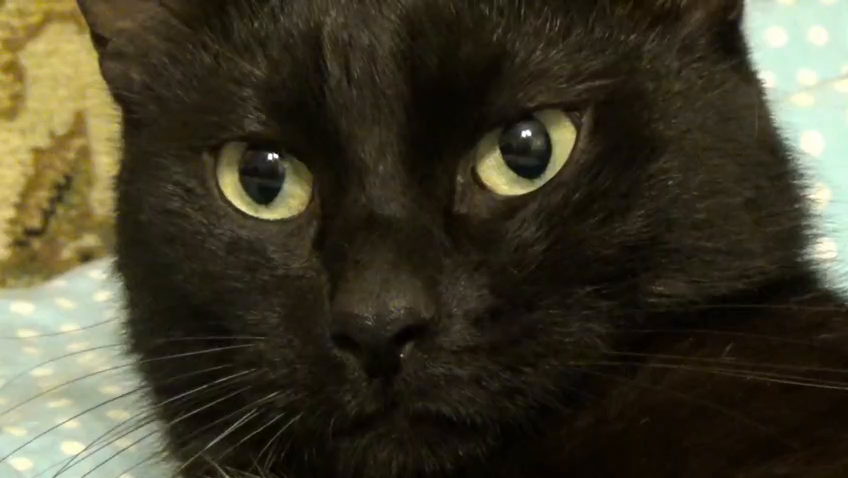
#> input picture frame 3 of Tema/video.mp4, 848 x 478 px
$ python cerinta_4.py
#> lines starting #> are read from the running program, lines starting #| are printed output that depends on the picture
import numpy as np
import cv2 as cv
import matplotlib.pyplot as plt
from scipy.fft import dctn, idctn


Q_jpeg = np.array([[16, 11, 10, 16, 24, 40, 51, 61],
          [12, 12, 14, 19, 26, 28, 60, 55],
          [14, 13, 16, 24, 40, 57, 69, 56],
          [14, 17, 22, 29, 51, 87, 80, 62],
          [18, 22, 37, 56, 68, 109, 103, 77],
          [24, 35, 55, 64, 81, 104, 113, 92],
          [49, 64, 78, 87, 103, 121, 120, 101],
          [72, 92, 95, 98, 112, 100, 103, 99]])


# [5 lines left out: function show_image, not called in this run]


conversion = np.array([
    [0.299, 0.587, 0.114],
    [-0.168736, -0.331264, 0.5],
    [0.5, -0.418688, -0.081312]
])
conversion_inv = np.linalg.inv(conversion)


# [14 lines left out: functions RGB2YCBCR, YCBCR2RGB, not called in this run]


def read_and_resize_video(video_path):
#> called with video_path = 'video.mp4'
    cap = cv.VideoCapture(video_path)
    frames = []

    while True:
        ret, frame = cap.read()
#> frame is the input picture: shape (478, 848, 3); mean B, G, R 42.8, 60.6, 64.9
        if not ret:
            break
        resized_frame = cv.resize(frame, (512, 512))
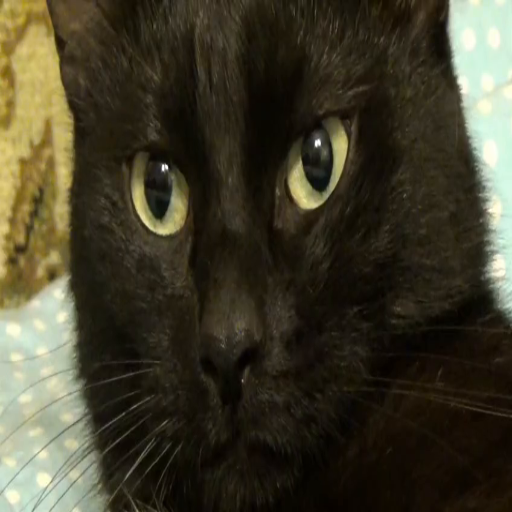
#> resized_frame: shape (512, 512, 3); mean B, G, R 42.7, 60.5, 64.8
        frame_rgb = cv.cvtColor(resized_frame, cv.COLOR_BGR2RGB)
        frames.append(frame_rgb)

    cap.release()
    print(f"Frames: {len(frames)}")
    return np.array(frames)


# [26 lines left out: functions RGB2YCBCR_video, YCBCR2RGB_video, RGB2YCBCR_vectorized, YCBCR2RGB_vectorized, not called in this run]


X = read_and_resize_video("video.mp4")


# [54 lines left out: function alpha_optimization, not called in this run]


converted = RGB2YCBCR_vectorized(X)
print("converted")
Y = converted[:, :, :, 0]
Cb = converted[:, :, :, 1]
Cr = converted[:, :, :, 2]

thr = float(input("MSE_threshold = "))

Q_down = 10

X_jpeg = X.copy()
X_jpeg = Q_down*np.round(X_jpeg/Q_down);

quant_cos = np.zeros((512, 512))
y_nnz_total = 0
y_jpeg_nnz_total = 0

# [114 lines left out: functions zigzag, inv_zig, rle, inv_rle, huffman, encoding and 1 more, not called in this run]


freqs = {}

alpha = alpha_optimization(X[0], thr)
Qa_jpeg = Q_jpeg * alpha

for frame in range(X.shape[0]):
    for i in range(0, 512, 8):
        for j in range(0, 512, 8):
            for channel in range(3):
                x = converted[frame, i:i+8, j:j+8, channel]
                y = dctn(x)
                y_jpeg = np.floor(y / Qa_jpeg)
                zig = zigzag(y_jpeg)
                pairs = rle(zig)
                for pair in pairs:
                    t_pair = (pair[0], pair[1])
                    freqs[t_pair] = freqs.get(t_pair, 0) + 1

                x_jpeg = idctn(Qa_jpeg * y_jpeg)
                y_nnz = np.count_nonzero(y)
                y_nnz_total += y_nnz
                y_jpeg_nnz = np.count_nonzero(y_jpeg)
                y_jpeg_nnz_total += y_jpeg_nnz
                quant_cos[i:i+8, j:j+8] = x_jpeg

codes = huffman(freqs)
# print(codes)

print('Componente în frecvență: ' + str(y_nnz_total) +
              '\nComponente în frecvență după cuantizare: ' + str(y_jpeg_nnz_total))


# [7 lines left out: function snr, not called in this run]


B = np.array([
    [-26, -3, -6,  2,  2, -1,  0,  0],
    [0, -2, -4,  1,  1,  0,  0,  0],
    [-3,  1,  5, -1, -1,  0,  0,  0],
    [-3,  1,  2, -1,  0,  0,  0,  0],
    [1,  0,  0,  0,  0,  0,  0,  0],
    [0,  0,  0,  0,  0,  0,  0,  0],
    [0,  0,  0,  0,  0,  0,  0,  0],
    [0,  0,  0,  0,  0,  0,  0,  0]
])

# [39 lines left out: functions full_encoding, full_decoding, full_encoding_video, full_decoding_video, not called in this run]


coded_Y = full_encoding_video(Y)
decoded_Y = full_decoding_video(coded_Y)
coded_Cb = full_encoding_video(Cb)
decoded_Cb = full_decoding_video(coded_Cb)
coded_Cr = full_encoding_video(Cr)
decoded_Cr = full_decoding_video(coded_Cr)

coded_X = (coded_Y, coded_Cb, coded_Cr)
decoded_X = np.stack((decoded_Y, decoded_Cb, decoded_Cr), axis=-1)
decoded_X = YCBCR2RGB_vectorized(decoded_X)

bytes = 0
for component in coded_X:
    for frame in component:
        for row in frame:
            for cod in row:
                bytes += len(cod)
print(f"Total Bits: {bytes}")

print(f"SNR: {snr(X, decoded_X)}")

print(f"Alpha: {alpha}")

print(f"MSE: {np.mean((X-decoded_X) ** 2)}")


# [11 lines left out: function save_video, not called in this run]


save_video(decoded_X)

$ run again, starting later in the video
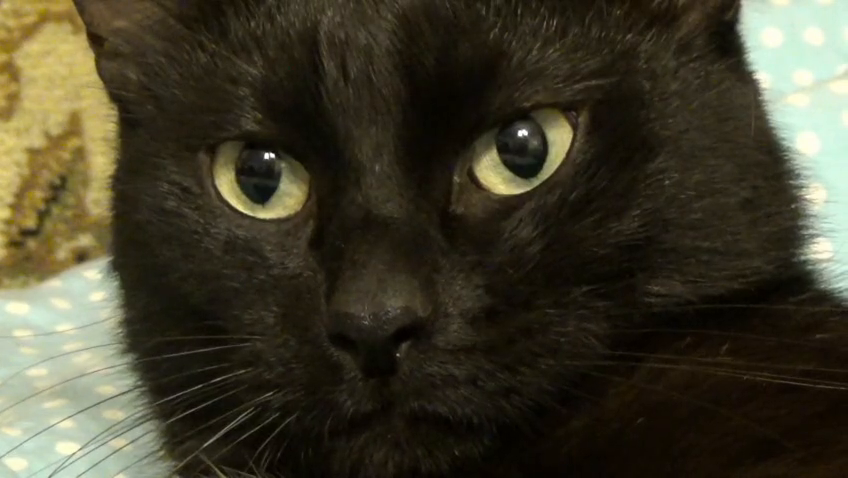
#> input picture frame 13 of Tema/video.mp4, 848 x 478 px
#> in read_and_resize_video, frame is the input picture: shape (478, 848, 3); mean B, G, R 42.8, 60.4, 64.5
#> in read_and_resize_video, `resized_frame = cv.resize(frame, (512, 512))`:
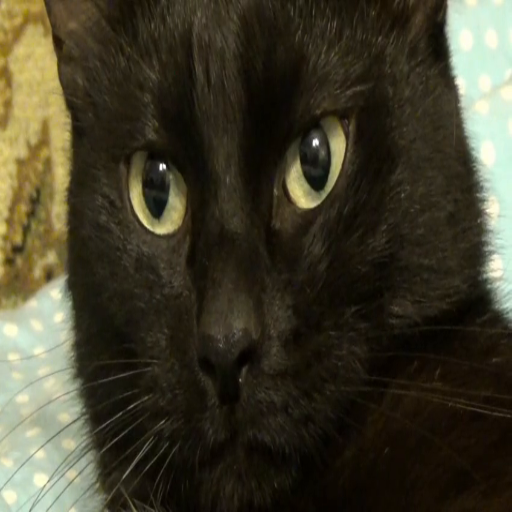
#> resized_frame: shape (512, 512, 3); mean B, G, R 42.7, 60.3, 64.4
